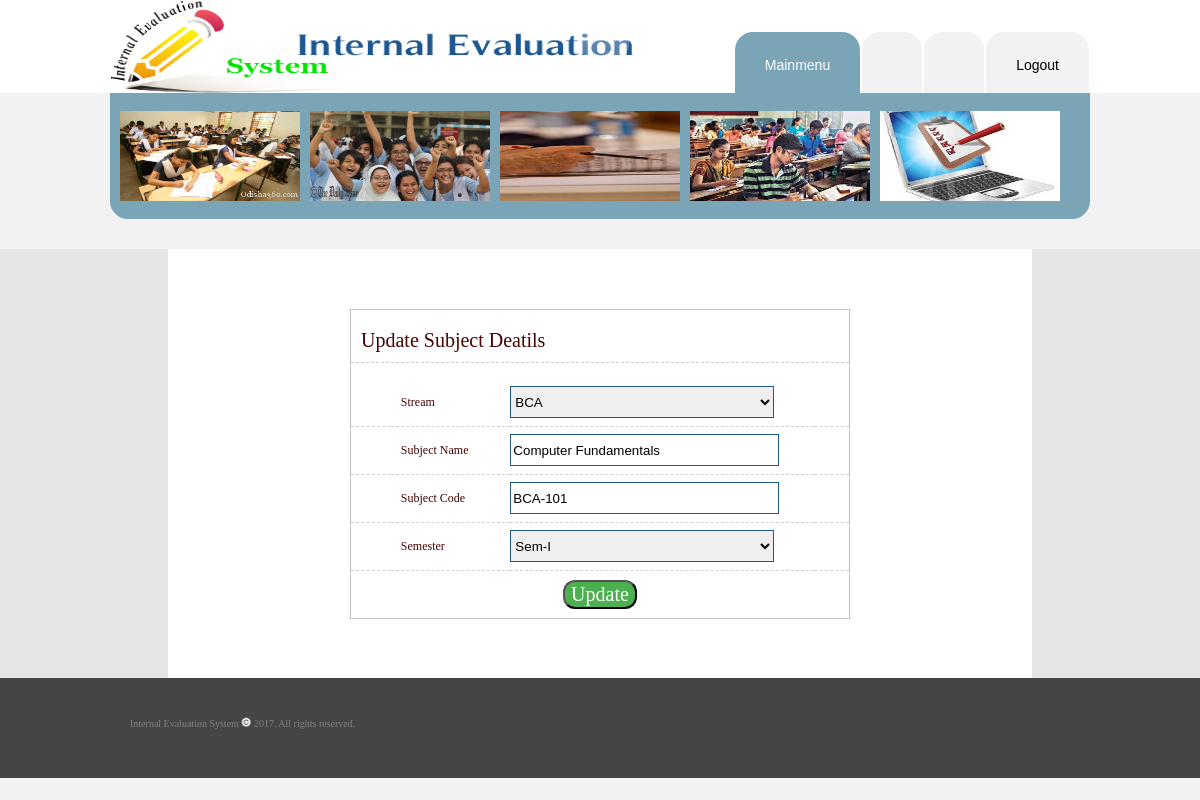
Page /danish/subject_update.php?sid=5903037e5eddd (signed in) on the committed database.
### tables this page shows
CREATE TABLE IF NOT EXISTS `subject` (
  `subjectid` varchar(50) NOT NULL,
  `stream` varchar(50) NOT NULL,
  `subjectname` varchar(50) NOT NULL,
  `subjectcode` varchar(50) NOT NULL,
  `semester` varchar(50) NOT NULL,
  `status` varchar(1) NOT NULL DEFAULT 'T',
  `date` varchar(50) NOT NULL
);

### danish/subject_update.php (the view, shortened to what this page needs)
<?php
$error=isset($_REQUEST["error"])?$_REQUEST["error"]:"";
$sid=isset($_REQUEST["sid"])?$_REQUEST["sid"]:"";
include("cont.php");
$q="select * from subject where subjectid='$sid'";
$qrey=mysqli_query($con,$q);
$res=mysqli_fetch_row($qrey);
include("admintop.php");
?>
<form action="subject_update.php" method="post">
<div align="center">
  <center>
  <table border="0" cellpadding="0" cellspacing="0" width="72%" height="228" class="bkwhite">
    <tr>
      <td width="100%" height="429">
      <div align="center">
        <center>
        <table border="0" cellpadding="0" cellspacing="0" class="tab" width="43%" height="218">
          <tr>
            <td width="100%" colspan="4" height="42" class="title" id="border_bottom">
            Update Subject Deatils
</td>
          </tr>
          <tr>
            <td width="100%" height="16" colspan="4" class="msg"><center><?=$error?></center></td>
          </tr>
          <tr>
            <td width="8%" height="47" class="labels" id="border_bottom">&nbsp;</td>
            <td width="24%" height="47" class="labels" id="border_bottom">Stream</td>
            <td width="61%" height="47" id="border_bottom">
<select size="1" name="stream" class="regdrop">
<option value="<?=$res[1]?>" selected><?=$res[1]?></option>
</select></td>
            <td width="7%" height="47" id="border_bottom">&nbsp;</td>
          </tr>
          <tr>
            <td width="8%" height="47"  class="labels" id="border_bottom">&nbsp;</td>
            <td width="24%" height="47"  class="labels" id="border_bottom">Subject Name</td>
            <td width="61%" height="47" id="border_bottom"><input type="text" name="subname" size="20" class="textbox" value="<?=$res[2]?>" autocomplete="off"></td>
            <td width="7%" height="47" id="border_bottom">&nbsp;</td>
          </tr>
          <tr>
            <td width="8%" height="47"  class="labels" id="border_bottom">&nbsp;</td>
            <td width="24%" height="47"  class="labels" id="border_bottom">Subject Code</td>
            <td width="61%" height="47" id="border_bottom"><input type="text" name="subcode" size="20" class="textbox" value="<?=$res[3]?>" autocomplete="off"></td>
            <td width="7%" height="47" id="border_bottom">&nbsp;</td>
          </tr>
          <tr>
            <td width="8%" height="47"  class="labels" id="border_bottom">&nbsp;</td>
            <td width="24%" height="47"  class="labels" id="border_bottom">Semester</td>
            <td width="61%" height="47" id="border_bottom"><select size="1" name="sem" class="regdrop">
           <option value="<?=$res[4]?>" selected > <?=$res[4]?> </option>
            </select></td>
            <td width="7%" height="47" id="border_bottom">&nbsp;</td>
          </tr>
          <tr>
            <td width="100%" height="47" colspan="4" align="center">
            <input type="submit" value="Update" name="action" class="buttons"></td>
          </tr>
        </table>
        </center>
      </div>
      </td>
    </tr>
  </table>
  </center>
</div>
</form>
<?php
include("bottom.php");
?>

### danish/images/stylesheet.css (style rules this page uses)
body { margin: 0px; color: rgb(129, 129, 129); font-family: Arial, Helvetica, sans-serif; font-size: 13px; background-color: rgb(242, 242, 242); }
.bkwhite { background:#ffffff; }
.title { font-size: 20px; color: #480000; font-family: verdana; padding-left: 10px; }
.tab { padding-top:10px; border: 1px solid #C4C0C0; width:500px; background-color:#ffffff; }
.labels { font-size: 12px; color: #480000; font-family: verdana; padding-left: 10px; }
.textbox { height:28px; width:263px; border: 1px solid #1C5792; }
.buttons { color: #ffffff; background-color: #4CAF50; font-size: 20px; border-radius: 12px; font-family:verdana; }
#border_bottom { border-bottom: 1px dashed #d0d0d0; }
.msg { color: #ff0000; font-size: 11px; font-family: Verdana; }
.regdrop { height:32px; width:264px; border: 1px solid #1C5792; }

### rows in the picture
subject: stream "BCA", subname "Computer Fundamentals", subcode "BCA-101", sem "Sem-I"
